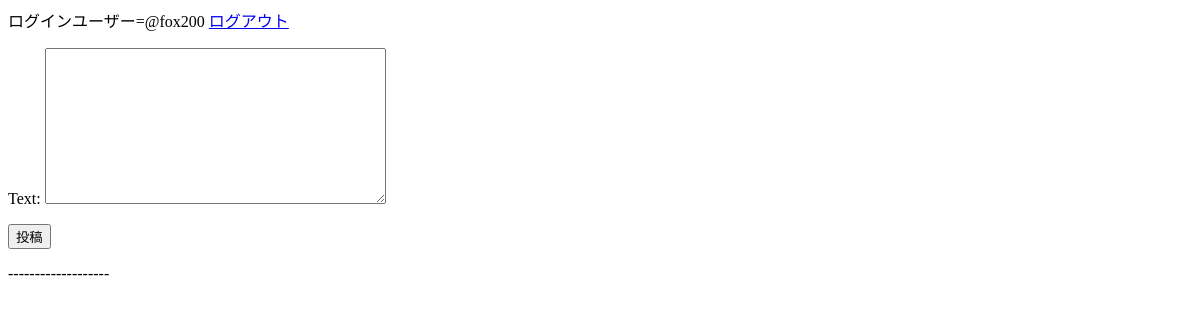
Before: /user/index/ (signed in) with the older database file.
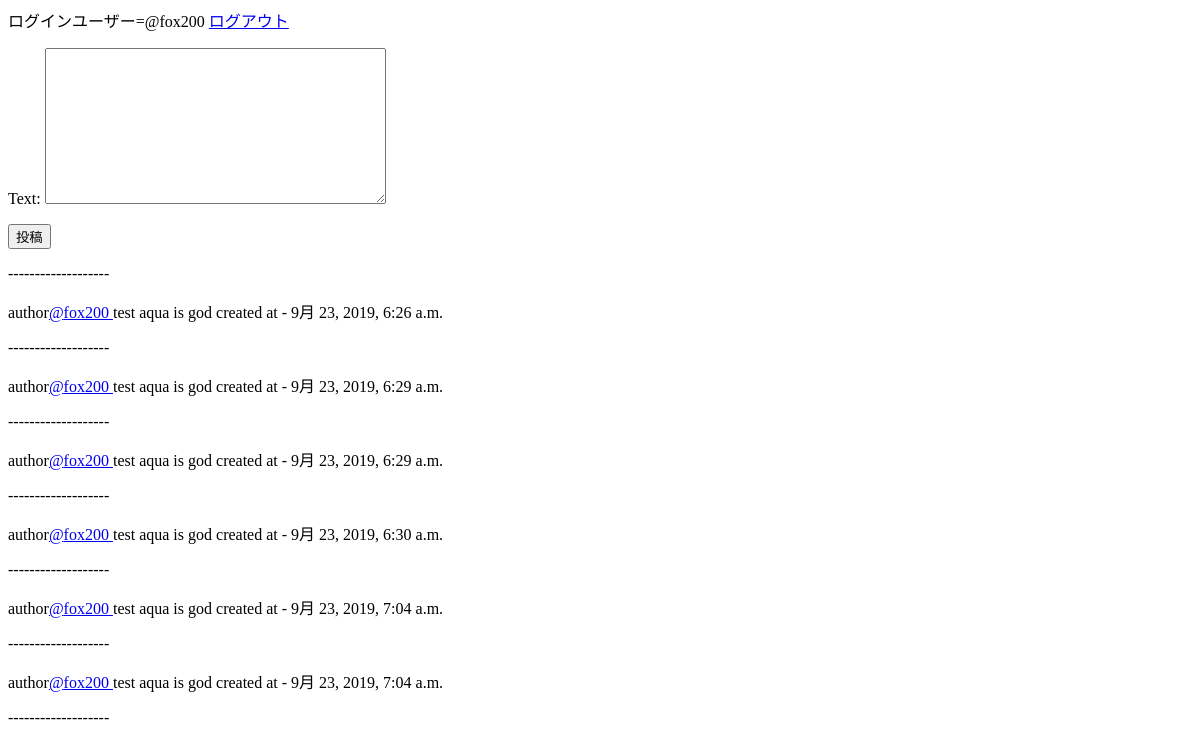
After: the same page with the newer database file.
### app/models.py (models this page shows)
class Post(models.Model):
    author = models.ForeignKey(User, on_delete=models.CASCADE, editable=False)
    created_at = models.DateTimeField(auto_now=True)
    text = models.TextField(max_length=1000)

class User(AbstractUser):
    TYPE_CHOICES = (('company','企業アカウント'),
                    ('general','一般アカウント'))
    acctype = models.CharField(choices=TYPE_CHOICES,max_length=100,default='general')
    acctext = models.TextField(blank=True,max_length=1000)
    icon = models.ImageField(
        upload_to='img',
        verbose_name='icon',
        blank=True,
    )

### app/views.py (the view)
# urls.py: path('index/', post_create, name='index'),#TimeLineAndPostView or post_create
@login_required
def post_create(request):
    if request.method == 'POST':
        author = Post(author=User.objects.get(pk=request.user.id))
        form = PostForm(request.POST or None, instance=author)
        form.save(commit=False)
        if form.is_valid():
            form.save()
            posts = Post.objects.all()#投稿内容が問題ない場合に投稿をユーザーに紐づけしつつDBに保存
            return render(request, 'index.html', {'form':form, 'posts': posts})#フォームの内容とリストビューに出すデータを渡す
        else:
            return HttpResponse('無効な値です')
    else:
        form = PostForm()
        posts = Post.objects.all()
    return render(request, 'index.html', {'form':form, 'posts': posts})

### app/forms.py
class PostForm(forms.ModelForm):
	class Meta:
		model = Post
		fields = ('text',)

### app/templates/index.html (shortened to what this page needs)
ログインユーザー=@{{ user.username }}
<a href="{% url 'logout' %}">ログアウト</a>
{% block content %}
<form method="POST">
    {{ form.as_p }}
    <button type="submit">投稿</button>
</form>
{% endblock content %}
<p>-------------------</p>
{% for post in posts %}
    author<a href="{% url 'detail' %}?userid={{post.author}}">@{{ post.author }} </a>
    {{ post.text }}
    created at - {{ post.created_at }}
    <p>-------------------</p>
{% endfor %}

Changed rows visible on the page:
added Post: author "fox200", text "test aqua is god", created_at "9月 23, 2019, 6:26 a.m."
added Post: author "fox200", text "test aqua is god", created_at "9月 23, 2019, 6:29 a.m."
added Post: author "fox200", text "test aqua is god", created_at "9月 23, 2019, 6:29 a.m."
added Post: author "fox200", text "test aqua is god", created_at "9月 23, 2019, 6:30 a.m."
added Post: author "fox200", text "test aqua is god", created_at "9月 23, 2019, 7:04 a.m."
added Post: author "fox200", text "test aqua is god", created_at "9月 23, 2019, 7:04 a.m."
